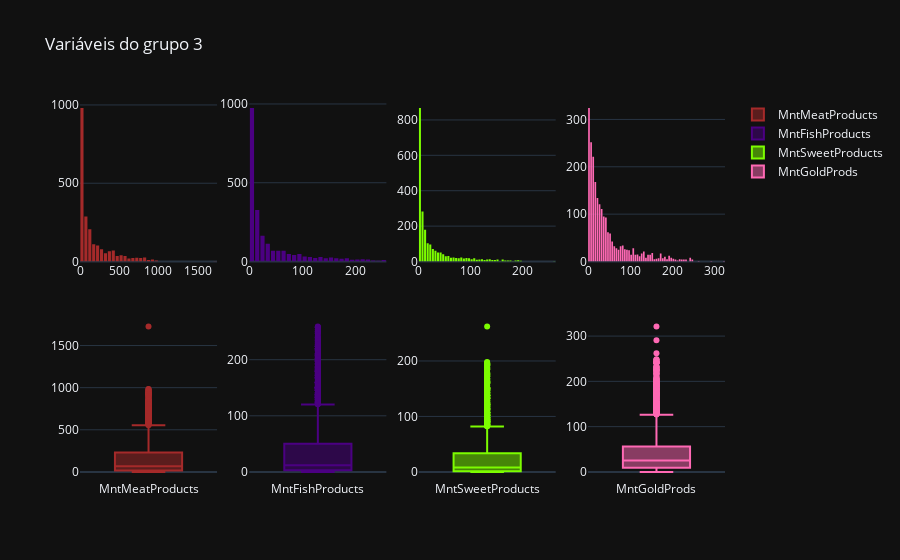

Notebook code cell kept with this figure:
### Code cell
fig = make_subplots(cols=4, rows=2)

for i, coluna in enumerate(b3):
    fig.add_traces(go.Histogram(x=df[coluna],
                                marker_color=colors_3[i],
                                showlegend=False),
                   rows = 1, cols = i+1)
    fig.add_traces(go.Box(y=df[coluna],
                          marker_color=colors_3[i],
                          name= coluna),
                   rows = 2, cols = i+1)

fig.update_layout(bargap = 0.2,
                  title_text = 'Variáveis do grupo 3')

### Figure 1 — Plotly figure (JSON) as saved in the notebook; plotly's stock layout.template omitted (floating-point values rounded to 4 significant figures; data arrays with more than 128 entries replaced by an {"elided": "..."} marker saying what was removed)
{"data": [{"marker": {"color": "brown"}, "showlegend": false, "x": {"elided": "2203 int values"}, "type": "histogram", "xaxis": "x", "yaxis": "y"}, {"marker": {"color": "brown"}, "name": "MntMeatProducts", "y": {"elided": "2203 int values"}, "type": "box", "xaxis": "x5", "yaxis": "y5"}, {"marker": {"color": "indigo"}, "showlegend": false, "x": {"elided": "2203 int values"}, "type": "histogram", "xaxis": "x2", "yaxis": "y2"}, {"marker": {"color": "indigo"}, "name": "MntFishProducts", "y": {"elided": "2203 int values"}, "type": "box", "xaxis": "x6", "yaxis": "y6"}, {"marker": {"color": "lawngreen"}, "showlegend": false, "x": {"elided": "2203 int values"}, "type": "histogram", "xaxis": "x3", "yaxis": "y3"}, {"marker": {"color": "lawngreen"}, "name": "MntSweetProducts", "y": {"elided": "2203 int values"}, "type": "box", "xaxis": "x7", "yaxis": "y7"}, {"marker": {"color": "hotpink"}, "showlegend": false, "x": {"elided": "2203 int values"}, "type": "histogram", "xaxis": "x4", "yaxis": "y4"}, {"marker": {"color": "hotpink"}, "name": "MntGoldProds", "y": {"elided": "2203 int values"}, "type": "box", "xaxis": "x8", "yaxis": "y8"}], "layout": {"xaxis": {"anchor": "y", "domain": [0.0, 0.2125]}, "yaxis": {"anchor": "x", "domain": [0.575, 1.0]}, "xaxis2": {"anchor": "y2", "domain": [0.2625, 0.475]}, "yaxis2": {"anchor": "x2", "domain": [0.575, 1.0]}, "xaxis3": {"anchor": "y3", "domain": [0.525, 0.7375]}, "yaxis3": {"anchor": "x3", "domain": [0.575, 1.0]}, "xaxis4": {"anchor": "y4", "domain": [0.7875, 1.0]}, "yaxis4": {"anchor": "x4", "domain": [0.575, 1.0]}, "xaxis5": {"anchor": "y5", "domain": [0.0, 0.2125]}, "yaxis5": {"anchor": "x5", "domain": [0.0, 0.425]}, "xaxis6": {"anchor": "y6", "domain": [0.2625, 0.475]}, "yaxis6": {"anchor": "x6", "domain": [0.0, 0.425]}, "xaxis7": {"anchor": "y7", "domain": [0.525, 0.7375]}, "yaxis7": {"anchor": "x7", "domain": [0.0, 0.425]}, "xaxis8": {"anchor": "y8", "domain": [0.7875, 1.0]}, "yaxis8": {"anchor": "x8", "domain": [0.0, 0.425]}, "title": {"text": "Variáveis do grupo 3"}, "bargap": 0.2}}
